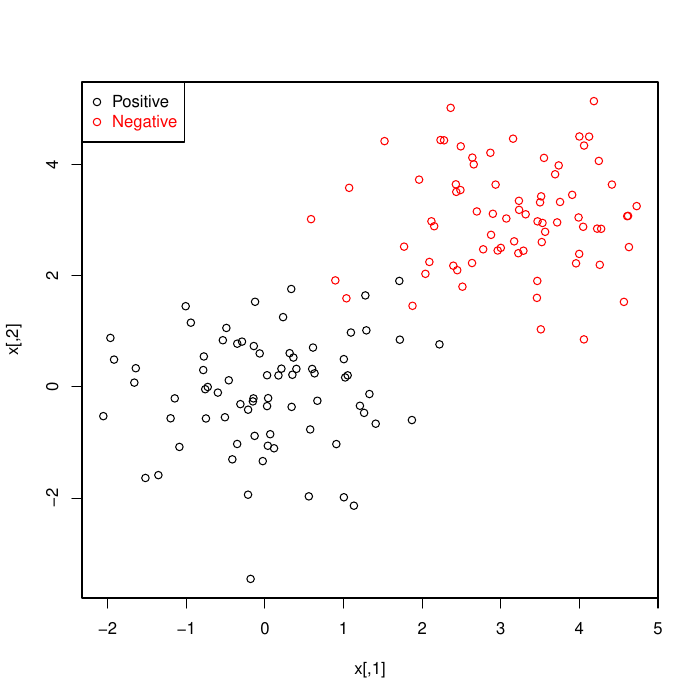

Reproduce this figure in R.
#!env Rscript

pdf(file=ifelse(FALSE, "svm_intro.pdf", "svm_intro.pdf"))

n <- 150 # number of data points
p <- 2 # dimension

sigma <- 1 # variance of the distribution
meanpos <- 0 # centre of the distribution of positive examples
meanneg <- 3 # centre of the distribution of negative examples

npos <- round(n/2) # number of positive examples
nneg <- n-npos # number of negative examples

# Generate the positive and negative examples
xpos <- matrix(rnorm(npos*p,mean=meanpos,sd=sigma),npos,p)
xneg <- matrix(rnorm(nneg*p,mean=meanneg,sd=sigma),npos,p)
x <- rbind(xpos,xneg)

# Generate the labels
y <- matrix(c(rep(1,npos),rep(-1,nneg)))

# Visualize the data
plot(x,col=ifelse(y>0,1,2))
legend("topleft",c('Positive','Negative'),col=seq(2),pch=1,text.col=seq(2))

## Prepare a training and a test set ##
ntrain <- round(n*0.8) # number of training examples
tindex <- sample(n,ntrain) # indices of training samples
xtrain <- x[tindex,]
xtest <- x[-tindex,]
ytrain <- y[tindex]

ytest <- y[-tindex]
istrain=rep(0,n)
istrain[tindex]=1

# Visualize
plot(x,col=ifelse(y>0,1,2),pch=ifelse(istrain==1,1,2))
legend("topleft",c('Positive Train','Positive Test','Negative Train','Negative Test'),col=c(1,1,2,2),pch=c(1,2,1,2),text.col=c(1,1,2,2))


# load the kernlab package
library(kernlab)

# train the SVM
svp <- ksvm(xtrain,ytrain,type="C-svc",kernel='vanilladot',C=100,scaled=c())

# General summary
svp

# Attributes that you can access
attributes(svp)

# For example, the support vectors
alpha(svp)

alphaindex(svp)
b(svp)

# Use the built-in function to pretty-plot the classifier
plot(svp,data=xtrain)

# Predict labels on test
ypred = predict(svp,xtest)
table(ytest,ypred)
# Compute accuracy
sum(ypred==ytest)/length(ytest)
# Compute at the prediction scores
ypredscore = predict(svp,xtest,type="decision")

# Check that the predicted labels are the signs of the scores
table(ypredscore > 0,ypred)

# Package to compute ROC curve, precision-recall etc...
library(ROCR)

pred <- prediction(ypredscore,ytest)

# Plot ROC curve
perf <- performance(pred, measure = "tpr", x.measure = "fpr")
plot(perf)

# Plot precision/recall curve
perf <- performance(pred, measure = "prec", x.measure = "rec")
plot(perf)

# Plot accuracy as function of threshold

perf <- performance(pred, measure = "acc")
plot(perf)


cv.folds <- function(n,folds=3)
## randomly split the n samples into folds
{
split(sample(n),rep(1:folds,length=length(y)))
}

svp <- ksvm(x,y,type="C-svc",kernel='vanilladot',C=1,scaled=c(),cross=5)

print(cross(svp))

# Train a nonlinear SVM
svp <- ksvm(x,y,type="C-svc",kernel='rbf',kpar=list(sigma=1),C=1)

# Visualize it
plot(svp,data=x)

# Train a nonlinear SVM with automatic selection of sigma by heuristic
svp <- ksvm(x,y,type="C-svc",kernel='rbf',C=1)
# Visualize it
plot(svp,data=x)

# Load the ALL dataset
library(ALL)
data(ALL)

# Inspect them
?ALL
show(ALL)
print(summary(pData(ALL)))

x <- t(exprs(ALL))
y <- substr(ALL$BT,1,1)

y <- ALL$BT
print(y)

dev.off()
